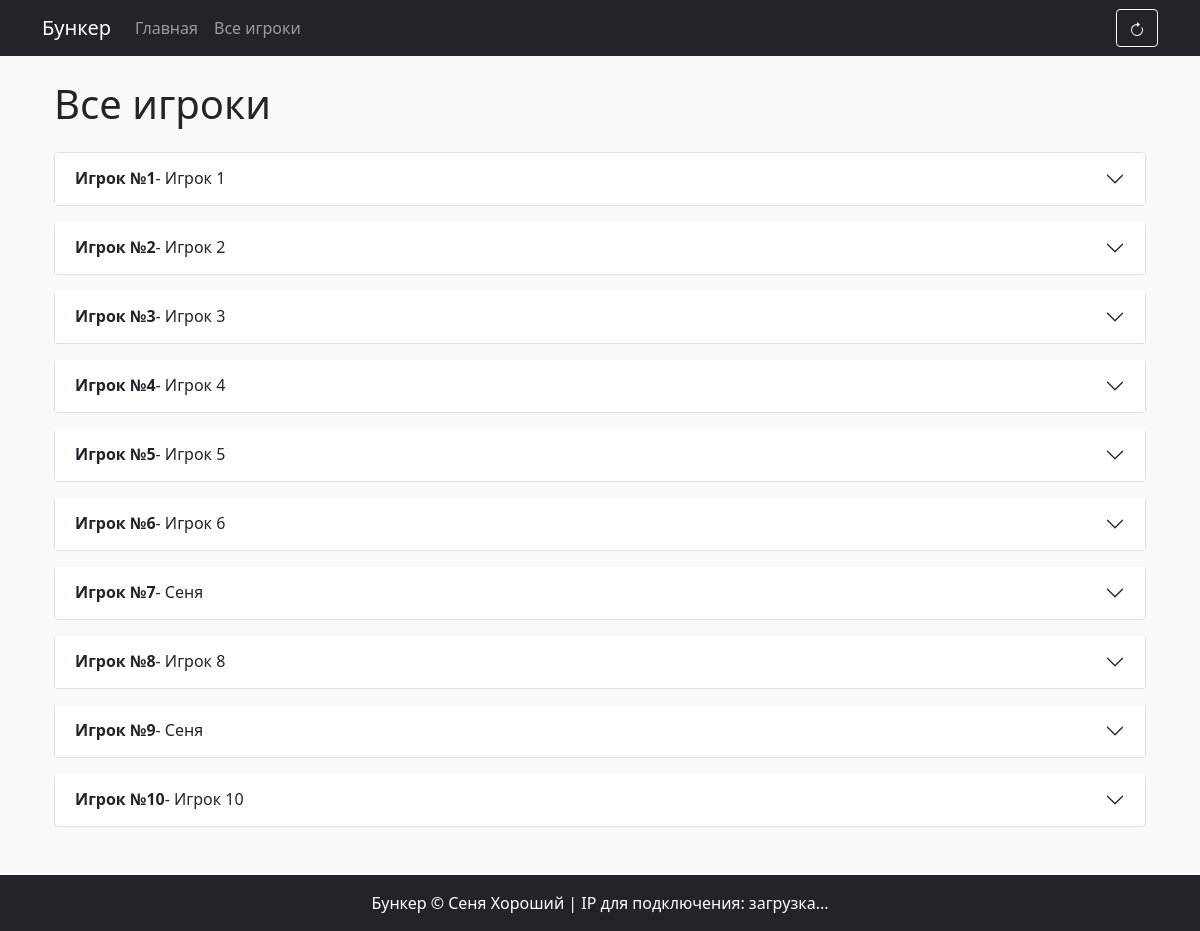
The app's page /all_players with its own data.
### models.py (models this page shows)
class Player(db.Model):
    id = db.Column(db.Integer, primary_key=True)
    name = db.Column(db.String(100), nullable=False)
    profession = db.Column(db.String(100), nullable=False)
    gender = db.Column(db.String(50), nullable=False)
    age = db.Column(db.Integer, nullable=False)
    childfree = db.Column(db.String(100), nullable=False)
    physique = db.Column(db.String(100), nullable=False)
    health = db.Column(db.Text, nullable=False)
    traits = db.Column(db.Text, nullable=False)
    phobias = db.Column(db.Text, nullable=False)
    hobbies = db.Column(db.Text, nullable=False)
    additional_info = db.Column(db.Text, nullable=False)
    baggage = db.Column(db.Text, nullable=False)
    cards = db.Column(db.Text, nullable=False)
    name_revealed = db.Column(db.Boolean, default=False)
    profession_revealed = db.Column(db.Boolean, default=False)
    gender_revealed = db.Column(db.Boolean, default=False)
    age_revealed = db.Column(db.Boolean, default=False)
    childfree_revealed = db.Column(db.Boolean, default=False)
    physique_revealed = db.Column(db.Boolean, default=False)
    health_revealed = db.Column(db.String(255), default="")
    traits_revealed = db.Column(db.String(255), default="")
    phobias_revealed = db.Column(db.String(255), default="")
    hobbies_revealed = db.Column(db.String(255), default="")
    additional_info_revealed = db.Column(db.String(255), default="")
    baggage_revealed = db.Column(db.String(255), default="")
    cards_revealed = db.Column(db.String(255), default="")

class PlayerSession(db.Model):
    id = db.Column(db.Integer, primary_key=True)
    session_id = db.Column(db.Integer, db.ForeignKey('game_session.id'))
    player_id = db.Column(db.Integer, db.ForeignKey('player.id'))
    player_name = db.Column(db.String(100))
    ip_address = db.Column(db.String(50))
    is_admin = db.Column(db.Boolean, default=False)

### app.py (the view)
@app.route('/all_players')
def all_players():
    players = Player.query.all()
    is_admin = request.remote_addr == '127.0.0.1'
    current_player_id = None
    if 'player_id' in flask_session:
        current_player_id = flask_session['player_id']
    current_session = GameSession.query.first()
    prepared_players = []
    for player in players:
        player_session = PlayerSession.query.filter_by(
            session_id=current_session.id,
            player_id=player.id
        ).first()
        def prepare_list_field(field_value, revealed_indices):
            items = field_value.split('|') if field_value else []
            revealed = revealed_indices.split(',') if revealed_indices else []
            return [{
                'value': item,
                'revealed': str(idx) in revealed
            } for idx, item in enumerate(items)]
        is_current_player = str(player.id) == str(current_player_id)
        prepared_players.append({
            'id': player.id,
            'name': player.name,
            'player_name': player_session.player_name if player_session else f"Игрок {player.id}",
            'is_current_player': is_current_player,
            'profession': player.profession,
            'profession_revealed': player.profession_revealed,
            'gender': player.gender,
            'gender_revealed': player.gender_revealed,
            'age': player.age,
            'age_revealed': player.age_revealed,
            'childfree': player.childfree,
            'childfree_revealed': player.childfree_revealed,
            'physique': player.physique,
            'physique_revealed': player.physique_revealed,
            'health_items': prepare_list_field(player.health, player.health_revealed),
            'traits_items': prepare_list_field(player.traits, player.traits_revealed),
            'phobias_items': prepare_list_field(player.phobias, player.phobias_revealed),
            'hobbies_items': prepare_list_field(player.hobbies, player.hobbies_revealed),
            'additional_info_items': prepare_list_field(player.additional_info, player.additional_info_revealed),
            'baggage_items': prepare_list_field(player.baggage, player.baggage_revealed),
            'cards_items': prepare_list_field(player.cards, player.cards_revealed),
        })
    return render_template('all_players.html',
                         players=prepared_players,
                         is_admin=is_admin)

### app.py (called while the page is built)
@app.before_request
def check_session():
    if request.remote_addr == '127.0.0.1' and not GameSession.query.filter_by(admin_ip='127.0.0.1').first():
        new_session = GameSession(admin_ip='127.0.0.1')
        db.session.add(new_session)
        db.session.commit()

### templates/all_players.html (shortened to what this page needs)
{% extends "base.html" %}
{% block content %}
<div class="container">
    <h1 class="my-4">Все игроки</h1>
    <div class="accordion" id="playersAccordion">
        {% for player in players %}
            {% if not player.is_current_player %}
            <div class="accordion-item mb-3">
                <h2 class="accordion-header" id="heading{{ player.id }}">
                    <button class="accordion-button collapsed" type="button" data-bs-toggle="collapse"
                            data-bs-target="#collapse{{ player.id }}" aria-expanded="false"
                            aria-controls="collapse{{ player.id }}">
                        <strong>Игрок №{{ player.id }}</strong> - {{ player.player_name }}
                    </button>
                </h2>
                            {% set ns = namespace(show_health=true) %}
                            {% set ns = namespace(show_traits=true) %}
                            {% set ns = namespace(show_phobias=true) %}
                            {% set ns = namespace(show_hobbies=true) %}
                            {% set ns = namespace(show_additional_info=true) %}
                            {% set ns = namespace(show_baggage=true) %}
                            {% set ns = namespace(show_cards=true) %}
            </div>
            {% endif %}
        {% endfor %}
    </div>
</div>
{% endblock %}

### templates/base.html (shortened to what this page needs)
<!DOCTYPE html>
<html lang="ru">
<head>
    <link href="https://cdn.jsdelivr.net/npm/bootstrap@5.1.3/dist/css/bootstrap.min.css" rel="stylesheet">
    <link rel="stylesheet" href="{{ url_for('static', filename='css/styles.css') }}">
</head>
<body>
    <nav class="navbar navbar-expand-lg navbar-dark bg-dark">
        <div class="container">
            <a class="navbar-brand" href="{{ url_for('index') }}">Бункер</a>
            <div class="collapse navbar-collapse" id="navbarNav">
                <ul class="navbar-nav me-auto">
                    <li class="nav-item">
                        <a class="nav-link" href="{{ url_for('index') }}">Главная</a>
                    </li>
                    <li class="nav-item">
                        <a class="nav-link" href="{{ url_for('all_players') }}">Все игроки</a>
                    </li>
                </ul>
                <div class="d-flex">
                    <button class="btn btn-outline-light" onclick="window.location.reload()" title="Обновить страницу">
                    </button>
                </div>
            </div>
        </div>
    </nav>
    <div class="container mt-4">
        {% block content %}{% endblock %}
    </div>
    <footer class="bg-dark text-white mt-5">
        <div class="container py-3">
            <p class="mb-0 text-center">Бункер &copy; Сеня Хороший | IP для подключения: <span id="server-ip">загрузка...</span></p>
        </div>
    </footer>
</body>
</html>

### static/css/styles.css (style rules this page uses)
body { background-color: #f8f9fa; }
.accordion-item { border: 1px solid #dee2e6; border-radius: 0.25rem; }

### records on screen
Player: id "1", player_name "Игрок 1"
Player: id "2", player_name "Игрок 2"
Player: id "3", player_name "Игрок 3"
Player: id "4", player_name "Игрок 4"
Player: id "5", player_name "Игрок 5"
Player: id "6", player_name "Игрок 6"
PlayerSession: player_name "Сеня"
Player: id "8", player_name "Игрок 8"
PlayerSession: player_name "Сеня"
Player: id "10", player_name "Игрок 10"

### other values on screen
{{ player.id }} "7" "9"
